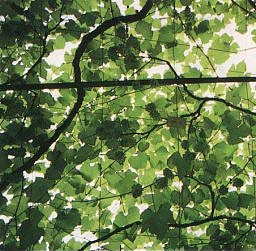
#> input picture sample.jpg, 256 x 251 px
$ jupyter execute 'grape-sky-segmentation- analysis.ipynb'
#> lines starting #> are read from the running program, lines starting #| are printed output that depends on the picture
<a href="https://colab.research.google.com/github/1900690/grape-sky-segmentation/blob/main/grape-sky-segmentation-%20analysis.ipynb" target="_parent"></a>

#画像からGRVIとGEIを計算して画像として表示する
参考：[UAV による農作物の判別と生育状況把握](https://www.tuis.ac.jp/media/R1_J5_3.pdf)

[cell 1]
#@title 表示する画像をアップロード
from google.colab import files
uploaded_file = files.upload()
#> the answer given: sample.jpg
uploaded_file_name = next(iter(uploaded_file))

#読み込んだ画像を表示
#・OpenCVを使って画像を読み込む cv2.imreadでOpenCV形式に変換 OpenCVはBGRなのでcvtColorでRGBに直してから表示する
import cv2
from matplotlib import pyplot as plt
orig = cv2.imread(uploaded_file_name)
#> orig is the input picture: shape (251, 256, 3); mean B, G, R 74.4, 120.9, 102.6
src = cv2.cvtColor(orig, cv2.COLOR_BGR2RGB)
plt.imshow(src)

[cell 2]
#@title RGBに分けた画像を表示
import numpy as np
from matplotlib import pyplot as plt
from matplotlib.colors import LinearSegmentedColormap

#カラーマップ作製
#赤
r1 = np.array([0,0,0]) / 256
r2 = np.array([128,0,0]) / 256
r3 = np.array([192,0,0]) / 256
r4 = np.array([256,0,0]) / 256
cmr = LinearSegmentedColormap.from_list(name='customred', colors=[r1, r2, r3, r4])
#緑
g1 = np.array([0,0,0]) / 256
g2 = np.array([0,128,0]) / 256
g3 = np.array([0,192,0]) / 256
g4 = np.array([0,256, 0]) / 256
cmg = LinearSegmentedColormap.from_list(name='customgreen', colors=[g1, g2, g3, g4])
#青
b1 = np.array([0,0,0]) / 256
b2 = np.array([0,0,128]) / 256
b3 = np.array([0,0,192]) / 256
b4 = np.array([0,0,256]) / 256
cmb = LinearSegmentedColormap.from_list(name='customblue', colors=[b1, b2, b3, b4])

#色の指定の最小値、最大値
vmin,vmax = 0, 256

r = np.array(src[:, :, 0], dtype=np.int16)
g = np.array(src[:, :, 1], dtype=np.int16)
b = np.array(src[:, :, 2], dtype=np.int16)
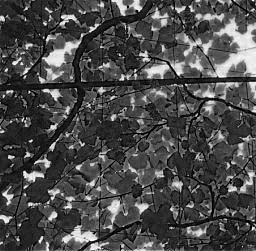
#> b: shape (251, 256) int16; min 0, max 255, mean 74.4

#図を表示
plt.figure(figsize=(15,3))
plt.subplot(1,3,1)
plt.imshow(r,cmap = cmr, vmin=vmin, vmax=vmax)
plt.colorbar( label = 'color map', pad = 0.1)
plt.subplot(1,3,2)
plt.imshow(g,cmap = cmg, vmin=vmin, vmax=vmax)
plt.colorbar( label = 'color map', pad = 0.1)
plt.subplot(1,3,3)
plt.imshow(b,cmap = cmb, vmin=vmin, vmax=vmax)
plt.colorbar( label = 'color map', pad = 0.1)

[cell 3]
#@title 表示用の不連続カラーマップを作製
import numpy as np
import matplotlib.pyplot as plt
from matplotlib.colors import LinearSegmentedColormap

list_cid = ['#A2A0A5', '#A2A0A5', '#AE8F76',
            '#AE8F76', '#AE8F76', '#AE8F76',
            '#B39B7C', '#B39B7C', '#B39B7C',
            '#B39B7C', '#B2AA19', '#9AA135',
            '#759331', '#126328', '#106129',
            '#186A56', '#126226', '#126226',
            '#126227', '#AD6149', '#AD6149',
            '#AD6149', '#AD6149', '#AD6149',
            '#AD6149', '#AD6149', '#AD6149',
            '#AD6149', '#AD6149', '#AD6149']

list_label = ['-1.0～-0.9', '-0.9～-0.8','-0.8～-0.7',
              '-0.7～-0.6', '-0.6～-0.5','-0.5～-0.4',
              '-0.4～-0.3', '-0.3～-0.2','-0.2～-0.1',
              '-0.1～0.0', '0.0～0.1','0.1～0.2',
              '0.2～0.3', '0.3～0.4','0.4～0.5',
              '0.5～0.6', '0.6～0.7','0.7～0.8',
              '0.8～0.9', '0.9～1.0','1.0～1.1',
              '1.1～1.2', '1.2～1.3','1.3～1.4',
              '1.4～1.5', '1.5～1.6','1.6～1.7',
              '1.7～1.8', '1.8～1.9','1.9～2.0']
list_ticks = [-0.8, -0.4,
              0.0, 0.1,
              0.2, 0.3,
              0.4, 0.5,
              0.6, 0.7,
              0.8, 0.9,]
vmin,vmax = -1, 2
test=np.linspace(-1, 2, 60)

cm = LinearSegmentedColormap.from_list('custom_cmap', list_cid, N=len(list_cid))
plt.imshow(test.reshape(12,5), cmap=cm, interpolation='nearest', vmin=vmin, vmax=vmax)
cbar = plt.colorbar(extend='neither', ticks=list_ticks)

[cell 4]
#@title GRVIを計算して表示
#マイナスをかける
r_reverse=-1*r
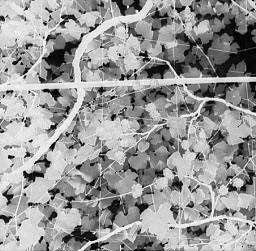
#> r_reverse: shape (251, 256) int16; min -255, max 0, mean -102.6; drawn with min black and max white
#np.savetxt('/content/r_reverse.txt', r_reverse)

#分子を計算
GRVI_up=g+r_reverse
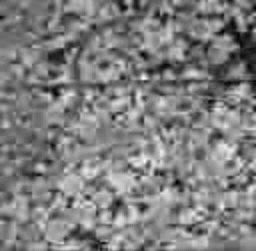
#> GRVI_up: shape (251, 256) int16; min -19, max 55, mean 18.2; drawn with min black and max white

#分母を計算
GRVI_down=g+r

#0で割らないように0->1に置き換える
GRVI_down_no_zero=np.where(GRVI_down== 0, 1,GRVI_down)

#割り算
GRVI=GRVI_up/GRVI_down_no_zero
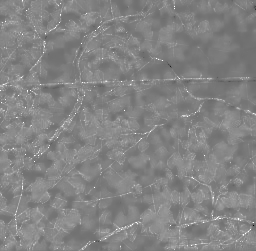
#> GRVI: shape (251, 256) float64; min -0.833, max 1, mean 0.117; drawn with min black and max white

#表示
plt.figure(figsize=(10,5))
plt.imshow(GRVI,cmap = cm,interpolation='nearest', vmin=vmin, vmax=vmax)
cbar = plt.colorbar(extend='neither', ticks=list_ticks)

[cell 5]
#@title GEIを計算して表示
#マイナスをかける
r_reverse=-1*r
b_reverse=-1*b
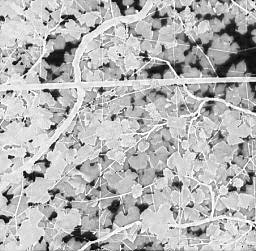
#> b_reverse: shape (251, 256) int16; min -255, max 0, mean -74.4; drawn with min black and max white
#np.savetxt('/content/r_reverse.txt', r_reverse)

#分子を計算
GEI_up=2*g+r_reverse+b_reverse
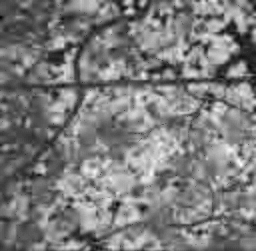
#> GEI_up: shape (251, 256) int16; min -34, max 168, mean 64.7; drawn with min black and max white

#分母を計算
GEI_down=r+g+b
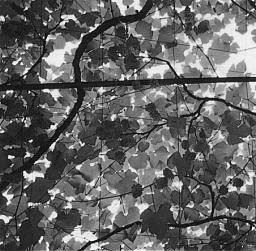
#> GEI_down: shape (251, 256) int16; min 1, max 764, mean 297.9; drawn with min black and max white

#0で割らないように0->1に置き換える
GEI_down_no_zero=np.where(GEI_down== 0, 1,GEI_down)

#割り算
GEI=GEI_up/GEI_down_no_zero
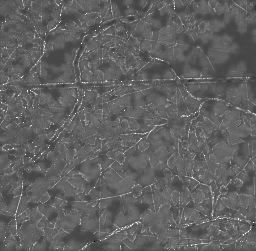
#> GEI: shape (251, 256) float64; min -0.786, max 2, mean 0.282; drawn with min black and max white
#np.savetxt('/content/GEI.txt', GEI)
#表示
plt.figure(figsize=(10,5))
plt.imshow(GEI,cmap = cm,interpolation='nearest', vmin=vmin, vmax=vmax)
cbar = plt.colorbar(extend='neither', ticks=list_ticks)

[cell 6]
#@title 準NDVIを計算
#@markdown y=a*log(x)+bでa=0.18、b=0.71で計算

a=0.18 #@param {type:"number"}
b=0.71 #@param {type:"number"}
#0で割らないように0->0.01に置き換える
GEI_no_zero=np.where(GEI== 0, 0.01,GEI)
#logを計算
GEI_log=np.log(GEI_no_zero)
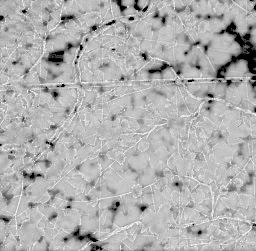
#> GEI_log: shape (251, 256) float64; 1.7% of the values are NaN or infinite; the others: min -6.64, max 0.693, mean -1.48; drawn with min black, max white, NaN and infinite black
#log(-x)は虚数となって存在しないためnanとなっているところを-0.8で置き換え
GEI_log_nonan=np.nan_to_num(GEI_log, nan=0)
#np.savetxt('/content/GEI_log_nonan.txt', GEI_log_nonan)

#画像を表示
quasi_NDVI=a*GEI_log_nonan+b
plt.figure(figsize=(10,5))
plt.imshow(quasi_NDVI,cmap = cm,interpolation='nearest', vmin=vmin, vmax=vmax)
cbar = plt.colorbar(extend='neither', ticks=list_ticks)
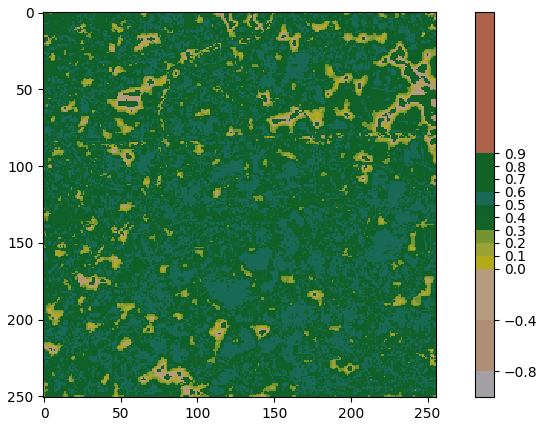
#> figure drawn by matplotlib, 2 panels
